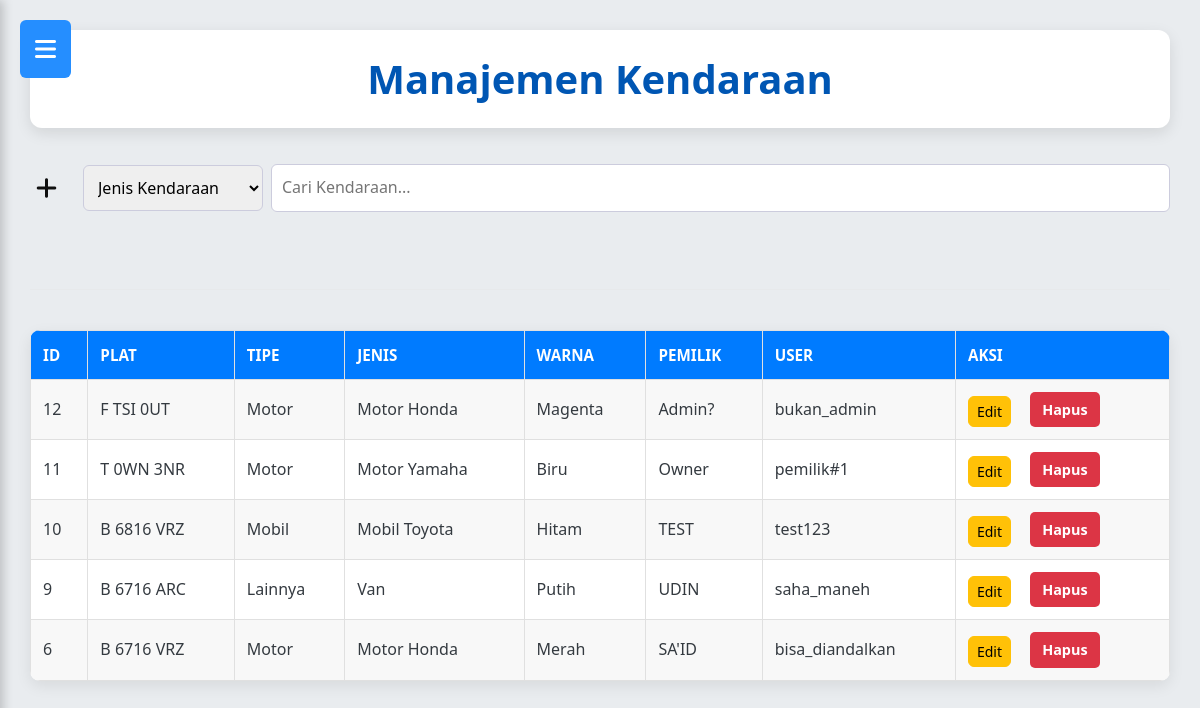
The app's page /daftar_kendaraan.php (signed in) with its own data.
### tables this page shows
CREATE TABLE `tb_kendaraan` (
  `id_kendaraan` int(11) NOT NULL,
  `plat_nomor` varchar(15) NOT NULL,
  `tipe_kendaraan` enum('motor','mobil','lainnya') NOT NULL,
  `jenis_kendaraan` varchar(20) NOT NULL,
  `warna` varchar(20) NOT NULL,
  `pemilik` varchar(100) NOT NULL,
  `id_user` int(11) NOT NULL
);

CREATE TABLE `tb_user` (
  `id_user` int(11) NOT NULL,
  `nama_lengkap` varchar(50) NOT NULL,
  `username` varchar(50) NOT NULL,
  `password` varchar(100) NOT NULL,
  `role` enum('admin','petugas','owner') NOT NULL,
  `status_aktif` tinyint(1) NOT NULL
);

### daftar_kendaraan.php (the view, shortened to what this page needs)
<?php
include 'koneksi_parkir.php';
$data_kendaraan = $conn->query("
    SELECT k.*, u.username
    FROM tb_kendaraan k
    JOIN tb_user u ON k.id_user = u.id_user
    ORDER BY k.id_kendaraan DESC
");
?>
<!DOCTYPE html>
<html lang="id">
    <head>
        <link href="https://cdn.jsdelivr.net/npm/bootstrap@5.3.0/dist/css/bootstrap.min.css" rel="stylesheet">
        <link href="https://cdnjs.cloudflare.com/ajax/libs/font-awesome/6.4.2/css/all.min.css" rel="stylesheet">
        <link href="https://cdnjs.cloudflare.com/ajax/libs/font-awesome/6.4.0/css/all.min.css" rel="stylesheet">
        <link rel="stylesheet" href="https://cdnjs.cloudflare.com/ajax/libs/font-awesome/6.0.0-beta3/css/all.min.css">
        <link rel="stylesheet" href="desain_parkir.css">
    </head>
    <body>
    <main class="main-content">
        <header class="main-header"><h2>Manajemen Kendaraan</h2></header>
            <?php include 'sidebar_parkiran.php'; ?>
             <div class="toolbar-parkir">
                <button type="button" class="btn-icon" data-bs-toggle="modal" data-bs-target="#modalKendaraan">
                    <i class="fa-solid fa-plus"></i>
                </button>
                <div class="search-wrapper">
                    <select id="searchType">
                        <option value="jenis">Jenis Kendaraan</option>
                    </select>
                    <input type="text" id="searchBox" placeholder="Cari Kendaraan...">
                </div>
             </div>
            <br>
    <hr>
            <table>
                <tr>
                    <th>ID</th>
                    <th>Plat</th>
                    <th>Tipe</th>
                    <th>Jenis</th>
                    <th>Warna</th>
                    <th>Pemilik</th>
                    <th>User</th>
                    <th>Aksi</th>
                </tr>
                <?php while ($row = $data_kendaraan->fetch_assoc()): ?>
                    <tr>
                        <td><?= $row['id_kendaraan'] ?></td>
                        <td><?= $row['plat_nomor'] ?></td>
                        <td><?= ucfirst($row['tipe_kendaraan']) ?></td>
                        <td><?= $row['jenis_kendaraan'] ?></td>
                        <td><?= $row['warna'] ?></td>
                        <td><?= $row['pemilik'] ?></td>
                        <td><?= $row['username'] ?></td>
                        <td><button type="button"class="btn btn-sm btn-warning btnEdit"
                        data-id="<?= $row['id_kendaraan'] ?>"
                        data-plat="<?= $row['plat_nomor'] ?>"
                        data-tipe="<?= $row['tipe_kendaraan'] ?>"
                        data-jenis="<?= $row['jenis_kendaraan'] ?>"
                        data-warna="<?= $row['warna'] ?>"
                        data-pemilik="<?= $row['pemilik'] ?>"
                        data-user="<?= $row['id_user'] ?>">
                        Edit</button>
                        <a class="action-link delete-link" href="?action=delete&id=<?= $row['id_kendaraan'] ?>" onclick="return confirm('Hapus kendaraan?')">Hapus</a></td>
                    </tr>
                <?php endwhile; ?>
            </table>
    </main>
</body>
</html>

### desain_parkir.css (style rules this page uses)
body { font-family: 'Segoe UI', Tahoma, Geneva, Verdana, sans-serif; margin: 0; background-color: #e9ecef; color: #343a40; line-height: 1.6; display: flex; min-height: 100vh; }
:root { --sidebar-width: 250px; }
.main-content { flex-grow: 1; padding: 30px; background-color: #e9ecef; overflow-x: hidden; transition: margin-left 0.3s ease; margin-left: 0 !important; }
.main-header { background-color: #ffffff; padding: 25px 35px; border-radius: 12px; box-shadow: 0 5px 15px rgba(0,0,0,0.1); margin-bottom: 35px; text-align: center; }
.main-header h2 { margin: 0; color: #0056b3; font-size: 2.5em; font-weight: 700; }
.toolbar-parkir { display: flex; align-items: center; gap: 10px; width: 100%; }
.toolbar-parkir button { background: none !important; color: #0f0f0f !important; padding: 6px !important; border: none !important; box-shadow: none !important; font-size: 1.5rem; margin-bottom: 10px; }
.search-wrapper { display: flex; gap: 8px; align-items: center; flex: 1; }
.search-wrapper select { width: 180px; margin-bottom: 10px; }
.search-wrapper input { flex: 1; width: 100%; padding: 6px 10px; border-radius: 4px; border: 1px solid #ccc; }
:root { --masuk-color: #28a745; --keluar-color: #ff6600; --terparkir-color: #ffc107; }
h2, h3 { color: #0056b3; text-align: center; margin-bottom: 20px; }
input[type="text"], input[type="number"], input[type="password"], input[type="date"], textarea, select, input[type="time"] { width: calc(100% - 22px); padding: 10px; margin-bottom: 10px; border: 1px solid #ccd; border-radius: 6px; font-size: 1em; box-sizing: border-box; transition: border-color 0.3s ease, box-shadow 0.3s ease; }
button { background-color: #28a745; color: white; padding: 12px 25px ; border: none; border-radius: 6px !important; cursor: pointer; font-size: 1.1em; font-weight: 500; transition: background-color 0.3s ease, transform 0.2s ease, box-shadow 0.3s ease; margin-right: 10px; }
table { width: 100%; border-collapse: collapse; margin-top: 25px; box-shadow: 0 5px 15px rgba(0, 0, 0, 0.08); border-radius: 10px; overflow: hidden; background-color: #ffffff; }
th, td { border: 1px solid #e0e0e0; padding: 12px; text-align: left; }
th { background-color: #007bff; color: white; font-weight: bold; text-transform: uppercase; font-size: 0.95em; }
tr:nth-child(even) { background-color: #f8f8f8; }
hr { border: 0; border-top: 1px solid #e0e0e0; margin: 40px 0; }
.action-link { display: inline-block; padding: 6px 12px; margin: 0 5px; border-radius: 5px; text-decoration: none; font-size: 0.9em; font-weight: 600; transition: background-color 0.2s ease, transform 0.1s ease; }
.action-link.delete-link { background-color: #dc3545; color: white; }

### records on screen
tb_kendaraan: id_kendaraan "12", plat_nomor "F TSI 0UT", tipe_kendaraan "Motor", jenis_kendaraan "Motor Honda", warna "Magenta", pemilik "Admin?", id_user.username "bukan_admin"
tb_kendaraan: id_kendaraan "11", plat_nomor "T 0WN 3NR", tipe_kendaraan "Motor", jenis_kendaraan "Motor Yamaha", warna "Biru", pemilik "Owner", id_user.username "pemilik#1"
tb_kendaraan: id_kendaraan "10", plat_nomor "B 6816 VRZ", tipe_kendaraan "Mobil", jenis_kendaraan "Mobil Toyota", warna "Hitam", pemilik "TEST", id_user.username "test123"
tb_kendaraan: id_kendaraan "9", plat_nomor "B 6716 ARC", tipe_kendaraan "Lainnya", jenis_kendaraan "Van", warna "Putih", pemilik "UDIN", id_user.username "saha_maneh"
tb_kendaraan: id_kendaraan "6", plat_nomor "B 6716 VRZ", tipe_kendaraan "Motor", jenis_kendaraan "Motor Honda", warna "Merah", pemilik "SA'ID", id_user.username "bisa_diandalkan"
